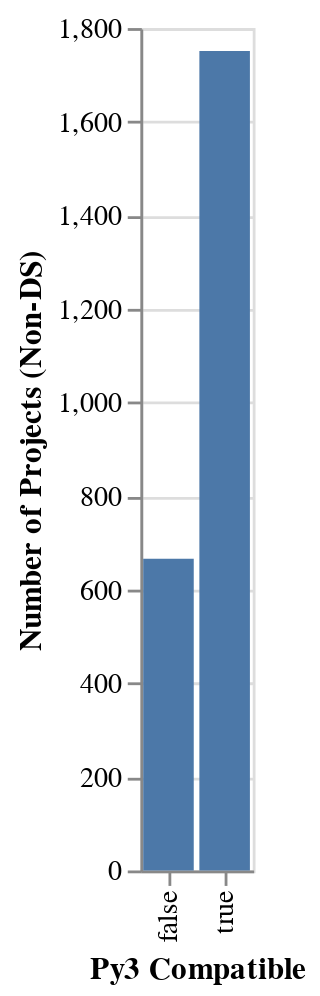

Notebook cell for this chart:
### Code cell
chart = alt.Chart(nonds_version_tab).mark_bar().encode(
    alt.X("select", title="Py3 Compatible"),
    y=alt.Y('count()', title="Number of Projects (Non-DS)"),
)
chart

### Figure 1 — Vega-Lite specification as saved in the notebook (floating-point values rounded to 4 significant figures; data arrays with more than 128 entries replaced by an {"elided": "..."} marker saying what was removed)
{"config": {"view": {"continuousWidth": 400, "continuousHeight": 300}}, "data": {"name": "data-73d3be85ab36a8a62e8f9fdb4303a6f4"}, "mark": "bar", "encoding": {"x": {"type": "nominal", "field": "select", "title": "Py3 Compatible"}, "y": {"type": "quantitative", "aggregate": "count", "title": "Number of Projects (Non-DS)"}}, "$schema": "https://vega.github.io/schema/vega-lite/v4.8.1.json", "datasets": {"data-73d3be85ab36a8a62e8f9fdb4303a6f4": {"elided": "2417 records"}}}
